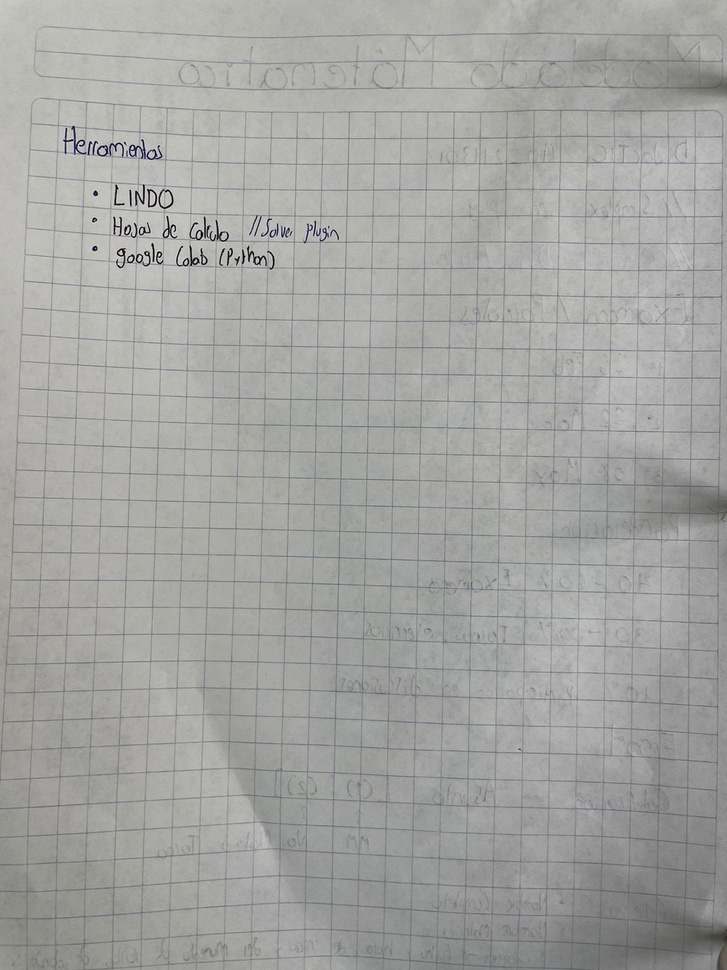
#> input picture SegundoParcial/img/test/2.jpg, 727 x 970 px, shrunk from 1200 x 1600 before the run, given in place of cover_0.jpg, which was not available
$ jupyter execute --allow-errors DescriptorPlayground.ipynb   (Python 2 division)   (text cells are left out)
#> lines starting #> are read from the running program, lines starting #| are printed output that depends on the picture; after the words box and inside, x2 and y2 are one past the last pixel; in counts of white or black regions, pixels touching at a corner belong together; pictures that were not available may be replaced by others from this repository, and a replacement may not be noted
[cell 1]
import cv2
import numpy as np
from matplotlib import pyplot as plt

[cell 2]
img = cv2.imread('img/train/cover_0.jpg', cv2.IMREAD_COLOR)
#> img is the input picture: shape (970, 727, 3); mean B, G, R 161.9, 164.5, 163.8

cv2.imshow('image',img)
cv2.waitKey(0)
cv2.destroyAllWindows()

# plt.imshow(img)
plt.imshow(cv2.cvtColor(img, cv2.COLOR_BGR2RGB))
plt.axis('off')
plt.show()

[cell 3]
test_img = cv2.imread('img/test/test_0.jpg', cv2.IMREAD_COLOR)
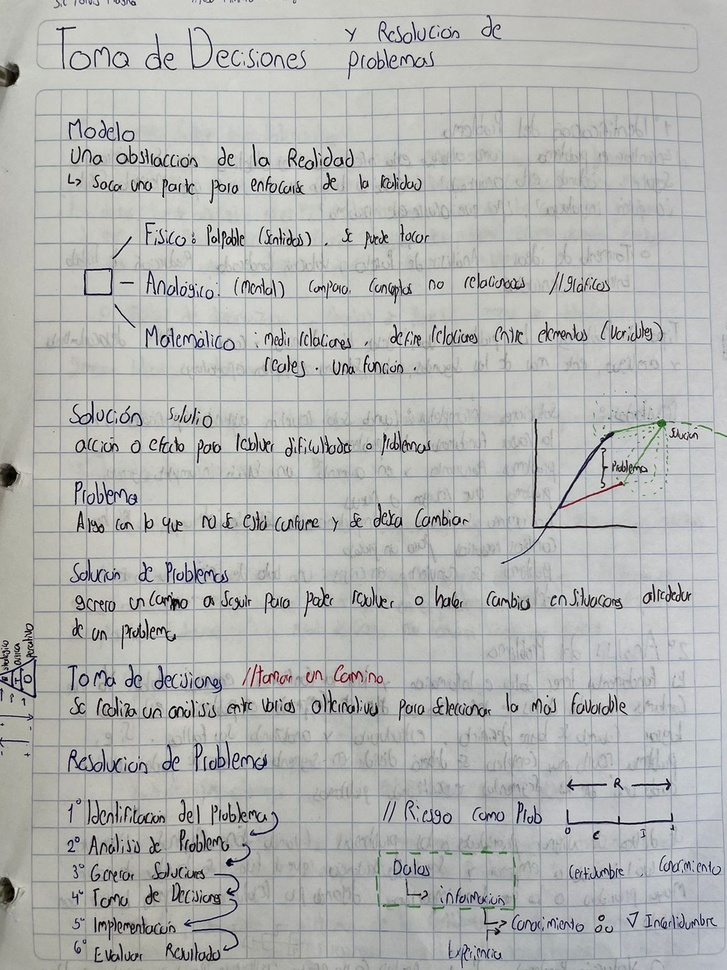
#> input picture SegundoParcial/img/test/3.jpg, 727 x 970 px, shrunk from 1200 x 1600 before the run, given in place of test_0.jpg, which was not available
#> test_img is the input picture: shape (970, 727, 3); mean B, G, R 177.9, 179.9, 178.8
#tranformed_gray = cv2.warpAffine(gray, cv2.getRotationMatrix2D((gray.shape[1]/2, gray.shape[0]/2), 45, 0.5), (gray.shape[1], gray.shape[0]))

cv2.imshow('test image', test_img)
cv2.waitKey(0)
cv2.destroyAllWindows()

plt.imshow(cv2.cvtColor(test_img, cv2.COLOR_BGR2RGB))
plt.axis('off')
plt.show()

[cell 4]
# taken from: https://docs.opencv.org/4.x/da/df5/tutorial_py_sift_intro.html
sift = cv2.SIFT_create()

[cell 5]
# SIFT on traning image

kp, des = sift.detectAndCompute(img, None)
#> kp = 373 keypoints; strongest (x, y, size): (95, 193, 3.3), (95, 248, 3.5), (132, 255, 1.8), (152, 245, 1.9)

feature_img = img.copy()
feature_img = cv2.drawKeypoints(img, kp, feature_img, flags = cv2.DRAW_MATCHES_FLAGS_DRAW_RICH_KEYPOINTS)
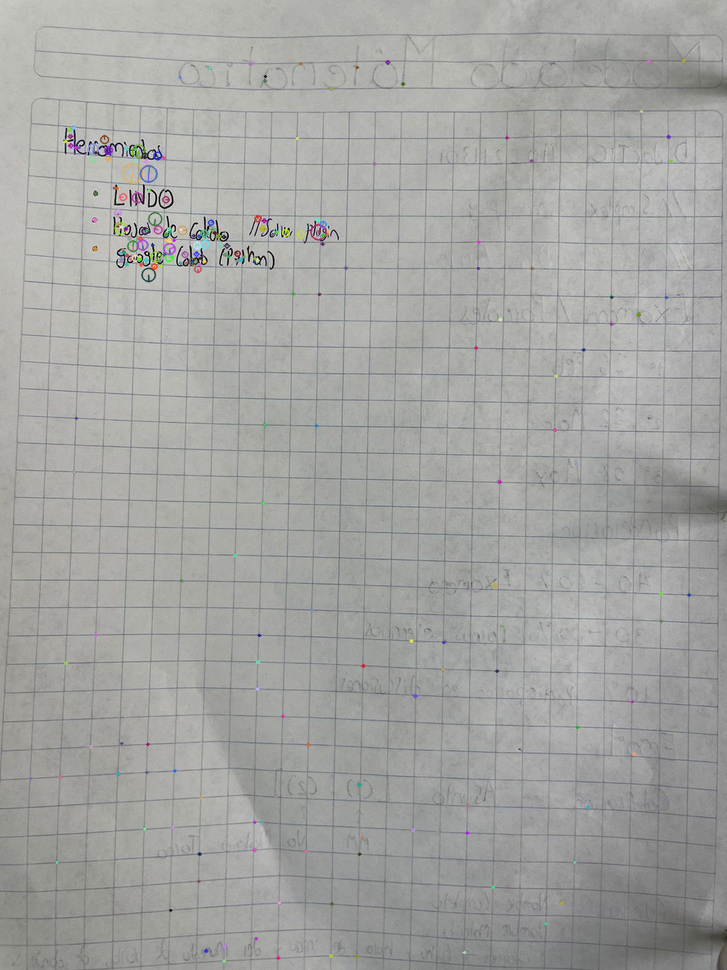
#> feature_img: shape (970, 727, 3); 0.98% of pixels changed, all inside (x1, y1, x2, y2) = (28, 58, 692, 963)

cv2.imshow('SIFT', feature_img)
cv2.waitKey(0)
cv2.destroyAllWindows()

cv2.imwrite('img/out/sift_keypoints.jpg', feature_img)

plt.imshow(cv2.cvtColor(feature_img, cv2.COLOR_BGR2RGB))
plt.axis('off')
plt.show()

[cell 6]
# SIFT on test image

kp2, des2 = sift.detectAndCompute(test_img, None)
#> kp2 = 2490 keypoints; strongest (x, y, size): (393, 339, 2), (101, 699, 1.9), (229, 862, 4.6), (555, 596, 2.1)

feature_img2 = img.copy()
feature_img2 = cv2.drawKeypoints(test_img, kp2, feature_img2, flags = cv2.DRAW_MATCHES_FLAGS_DRAW_RICH_KEYPOINTS)

cv2.imshow('SIFT test', feature_img2)
cv2.waitKey(0)
cv2.destroyAllWindows()

cv2.imwrite('img/out/sift_keypoints_test.jpg', feature_img2)

plt.imshow(cv2.cvtColor(feature_img2, cv2.COLOR_BGR2RGB))
plt.axis('off')
plt.show()

[cell 7]
# feature matching, taken from https://docs.opencv.org/4.x/dc/dc3/tutorial_py_matcher.html

# BFMatcher with default params
bf = cv2.BFMatcher()
matches = bf.knnMatch(des, des2,k=2)
#> matches = 373 matches

# apply ratio test
good = []
for m,n in matches:
    if m.distance < 0.75*n.distance:
        good.append([m])
#> after the loop, good = 1 matches

print(f'good matches: {len(good)}')
#| good matches: 1

# cv.drawMatchesKnn expects list of lists as matches.
match_img = cv2.drawMatchesKnn(img, kp, test_img, kp2, good, None,flags=cv2.DrawMatchesFlags_NOT_DRAW_SINGLE_POINTS)
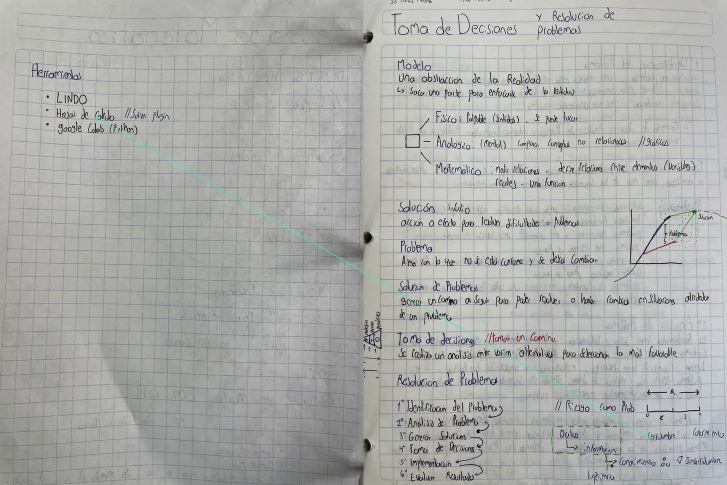
#> match_img: shape (970, 1454, 3) (shown at 1/2 size); mean B, G, R 169.9, 172.3, 171.2

cv2.imshow('SIFT Matches', match_img)
cv2.waitKey(0)
cv2.destroyAllWindows()

cv2.imwrite('img/out/sift_matches.jpg', match_img)

plt.imshow(cv2.cvtColor(match_img, cv2.COLOR_BGR2RGB))
plt.axis('off')
plt.show()

[cell 8]
# taken from: https://docs.opencv.org/3.4/d1/d89/tutorial_py_orb.html
orb = cv2.ORB_create()

[cell 9]
# taken from: https://docs.opencv.org/3.4/d1/d89/tutorial_py_orb.html

# ORB on traning image

kp, des = orb.detectAndCompute(img, None)
#> kp = 500 keypoints; strongest (x, y, size): (121, 252, 31), (196, 261, 31), (130, 259, 31), (133, 259, 31)

feature_img = img.copy()
feature_img = cv2.drawKeypoints(img, kp, feature_img, flags = cv2.DRAW_MATCHES_FLAGS_DRAW_RICH_KEYPOINTS)
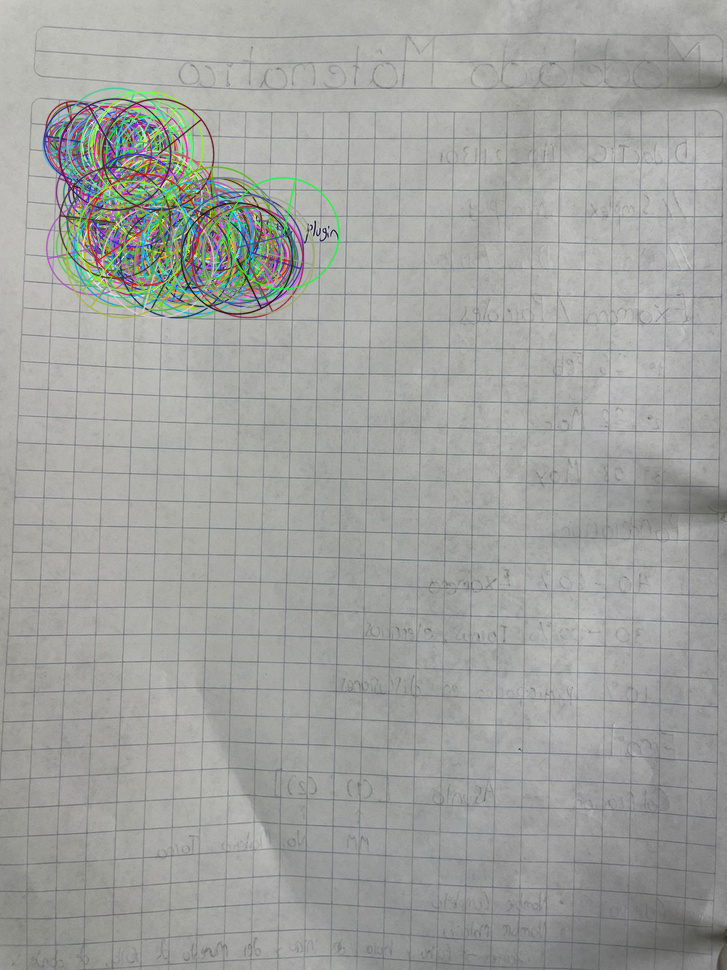
#> feature_img: shape (970, 727, 3); 6.09% of pixels changed, all inside (x1, y1, x2, y2) = (42, 87, 341, 319)

cv2.imshow('ORB', feature_img)
cv2.waitKey(0)
cv2.destroyAllWindows()

cv2.imwrite('img/out/orb_keypoints.jpg', feature_img)

plt.imshow(cv2.cvtColor(feature_img, cv2.COLOR_BGR2RGB))
plt.axis('off')
plt.show()

[cell 10]
# ORB on test image

kp2, des2 = orb.detectAndCompute(test_img, None)
#> kp2 = 500 keypoints; strongest (x, y, size): (180, 707, 31), (156, 441, 31), (274, 238, 31), (260, 182, 31)

feature_img2 = img.copy()
feature_img2 = cv2.drawKeypoints(test_img, kp2, feature_img2, flags = cv2.DRAW_MATCHES_FLAGS_DRAW_RICH_KEYPOINTS)
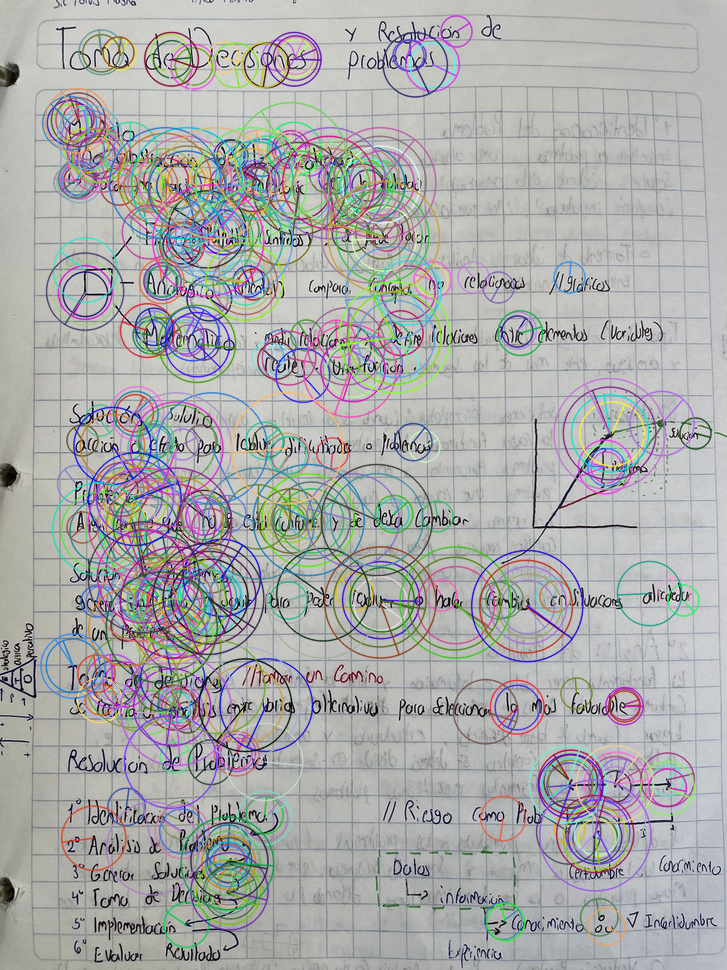
#> feature_img2: shape (970, 727, 3); mean B, G, R 171.3, 171.6, 170.9

cv2.imshow('ORB test', feature_img2)
cv2.waitKey(0)
cv2.destroyAllWindows()

cv2.imwrite('img/out/orb_keypoints_test.jpg', feature_img2)

plt.imshow(cv2.cvtColor(feature_img2, cv2.COLOR_BGR2RGB))
plt.axis('off')
plt.show()

[cell 11]
# feature matching, taken from https://docs.opencv.org/4.x/dc/dc3/tutorial_py_matcher.html

# BFMatcher with default params
bf = cv2.BFMatcher()
matches = bf.knnMatch(des, des2,k=2)
#> matches = 500 matches

# apply ratio test
good = []
for m,n in matches:
    if m.distance < 0.75*n.distance:
        good.append([m])
#> after the loop, good = 4 matches

print(f'good matches: {len(good)}')
#| good matches: 4

# cv.drawMatchesKnn expects list of lists as matches.
match_img = cv2.drawMatchesKnn(img, kp, test_img, kp2, good, None,flags=cv2.DrawMatchesFlags_NOT_DRAW_SINGLE_POINTS)

cv2.imshow('ORB Matches', match_img)
cv2.waitKey(0)
cv2.destroyAllWindows()

cv2.imwrite('img/out/ORB_matches.jpg', match_img)

plt.imshow(cv2.cvtColor(match_img, cv2.COLOR_BGR2RGB))
plt.axis('off')
plt.show()

[cell 12]
win_size = (64, 128)
block_size = (32, 32)
block_stride = (16, 16)
cell_size = (16, 16)
nbins = 9

nbins = 9
img_size = img.shape[:2]
#> img_size = (970, 727)

hog = cv2.HOGDescriptor(win_size, block_size, block_stride, cell_size, nbins)

[cell 13]
img_resized = cv2.resize(img, win_size)
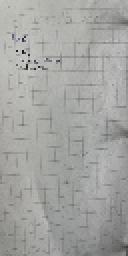
#> img_resized: shape (128, 64, 3) (shown 2 times larger); mean B, G, R 161.8, 164.4, 163.7

cv2.imshow('resized image', img_resized)
cv2.waitKey(0)
cv2.destroyAllWindows()


h = hog.compute(img_resized)
#> h = 756 values, max 0.27 at index 9, min 0.0452 at index 56, mean 0.157

[cell 14]
def augment_data(img_path, output_path):

#> called with img_path = 'img/train/aal/original.png', output_path = 'img/train/aal'
    img = cv2.imread(img_path, cv2.IMREAD_COLOR)

    # Apply augmentation techniques to create new images
    flipped_img = cv2.flip(img, 1)
    cv2.imwrite(f'{output_path}/flipped_img.png', flipped_img)

    rotated_img = cv2.rotate(img, cv2.ROTATE_90_CLOCKWISE)
    cv2.imwrite(f'{output_path}/rotated_img.png', rotated_img)

    gaussian_blur_img = cv2.GaussianBlur(img, (5,5), 0)
    cv2.imwrite(f'{output_path}/gaussian_blur_img.png', gaussian_blur_img)

    gray_img = cv2.cvtColor(img, cv2.COLOR_BGR2GRAY )
    cv2.imwrite(f'{output_path}/gray_img.png', gray_img)

    color_img = cv2.cvtColor(img, cv2.COLOR_BGR2HSV )
#> color_img: shape (970, 727, 3); mean H, S, V 59, 9, 181.3
    cv2.imwrite(f'{output_path}/color_img.png', color_img)

    height, width, channels = img.shape
#> height = 970; width = 727; channels = 3
    third_width = width // 3
#> third_width = 242
    third_height = height // 3
#> third_height = 323

    for i in range(3):
        for j in range(3):
            patch_img = img[i * third_height:(i + 1) * third_height, j * third_width:(j + 1) * third_width]
            cv2.imwrite(f'{output_path}/patch_{i}_{j}.png', patch_img)

[cell 15]
augment_data('img/train/aal/original.png', 'img/train/aal')
#> (the rest of this cell did not finish here and is left out)

augment_data('img/train/tomats/original.png', 'img/train/tomats')

[cell 16]
import os

img_paths = ['img/train/aal', 'img/train/op', 'img/train/tomats']

X = []
y = []

class_match = {'img/train/aal': 0, 'img/train/op': 1, 'img/train/tomats': 2}

for img_path in img_paths:
    for img in os.listdir(img_path):
        img = cv2.imread(f'{img_path}/{img}', cv2.IMREAD_COLOR)
        img_resized = cv2.resize(img, win_size)
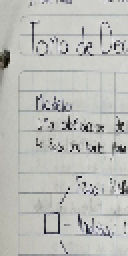
#> img_resized: shape (128, 64, 3) (shown 2 times larger); mean B, G, R 185.4, 189.2, 188.3
        h = hog.compute(img_resized)
#> h = 756 values, max 0.332 at index 234, min 0.0112 at index 528, mean 0.143
        X.append(h)
        y.append(class_match[img_path])

[cell 17]
X = np.array(X, dtype=np.float32)
y = np.array(y, dtype=np.int32)

svm = cv2.ml.SVM_create()
svm.setType(cv2.ml.SVM_C_SVC)
svm.setKernel(cv2.ml.SVM_RBF)
svm.setTermCriteria((cv2.TERM_CRITERIA_MAX_ITER + cv2.TERM_CRITERIA_EPS,
                     100000,
                     1e-8))

svm.train(X, cv2.ml.ROW_SAMPLE, y)

# Save the SVM model
svm.save('svm_model.yml')
print(svm.getSupportVectors())
#> (printed output is left out)

[cell 18]
svm = cv2.ml.SVM_load('svm_model.yml')
hog = cv2.HOGDescriptor(win_size, block_size, block_stride, cell_size, nbins)
hog.setSVMDetector(svm.getSupportVectors()[0])

locations, scores = hog.detectMultiScale(img)
#> locations = [[309, 382, 98, 196]]; scores = [19.81]
x, y, w, h = locations[np.argmax(scores.flatten())]
#> x = 309; y = 382; w = 98; h = 196
window = img[y:y+h, x:x+w]
window = cv2.resize(window, win_size)
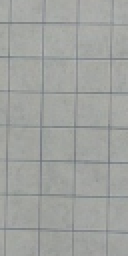
#> window: shape (128, 64, 3) (shown 2 times larger); mean B, G, R 159.1, 162.2, 160.1

cv2.imshow('detected window', window)
cv2.waitKey(0)
cv2.destroyAllWindows()

features = hog.compute(window).flatten()
#> features = 756 values, max 0.263 at index 724, min 0.0486 at index 74, mean 0.154
pred = svm.predict(features.reshape(1, -1))[1][0]
#> pred = [0]
print(pred)
#| [0.]

[cell 19]
img = cv2.imread('img/test/test_0.jpg', cv2.IMREAD_COLOR)

locations, scores = hog.detectMultiScale(img)
#> scores = [20.28]
x, y, w, h = locations[np.argmax(scores.flatten())]

window = img[y:y+h, x:x+w]
#> window: shape (196, 98, 3)
window = cv2.resize(window, win_size)
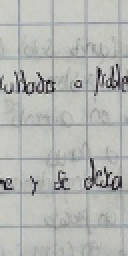
#> window: shape (128, 64, 3) (shown 2 times larger); mean B, G, R 178.3, 181.6, 180

cv2.imshow('detected window', window)
cv2.waitKey(0)
cv2.destroyAllWindows()

features = hog.compute(window).flatten()
#> features = 756 values, max 0.248 at index 549, min 0.0344 at index 668, mean 0.155
pred = svm.predict(features.reshape(1, -1))[1][0]
print(pred)
#| [0.]

[cell 20]
explicit_img = cv2.imread('img/train/aal/original.png', cv2.IMREAD_COLOR)
explicit_img = cv2.resize(explicit_img, win_size)
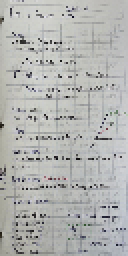
#> explicit_img: shape (128, 64, 3) (shown 2 times larger); mean B, G, R 178, 180, 178.9

cv2.imshow('explicit window', explicit_img)
cv2.waitKey(0)
cv2.destroyAllWindows()

features = hog.compute(explicit_img).flatten()
#> features = 756 values, max 0.287 at index 616, min 0.0346 at index 425, mean 0.15
pred = svm.predict(features.reshape(1, -1))[1][0]
print(pred)
#| [0.]

[cell 21]
explicit_img = cv2.imread('img/train/op/original.png', cv2.IMREAD_COLOR)
#> (the rest of this cell did not finish here and is left out)

[cell 22]
explicit_img = cv2.imread('img/train/tomats/original.png', cv2.IMREAD_COLOR)
#> (the rest of this cell did not finish here and is left out)

[cell 23]
# get image from webcam

cap = cv2.VideoCapture(0)

while True:
    ret, frame = cap.read()

    if cv2.waitKey(1) & 0xFF == ord('q'):
#> (key q is pressed here)
